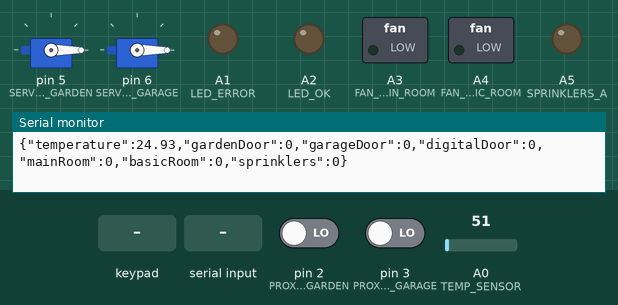
This sketch was run on a simulated Arduino Nano, built with avr-gcc and run on an emulated ATmega328P. On the bench: 2 × servo, switched loads named in the sketch (green lamp = pin HIGH), output pins drawn as LEDs (lit = HIGH), the last lines printed to the serial monitor. The inputs (shaded band) are chosen by the test bench; at power-on: pin 2 (PROXIMITY_DOOR_GARDEN) LOW, pin 3 (PROXIMITY_DOOR_GARAGE) LOW, A0 (TEMP_SENSOR) = 51.

Above: at 1.2 s.
1.3 s: keypad keys 1 0 1 1 1 2 1 3 pressed 0.4 s apart
At 5.7 s:
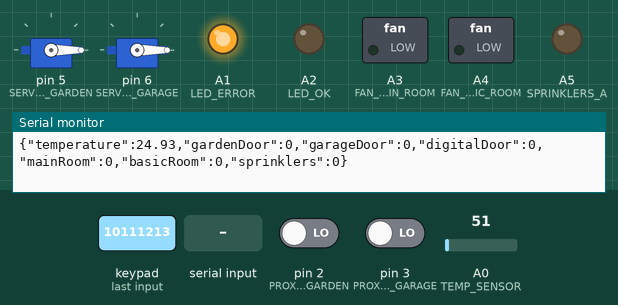
6.0 s: pin 2 (PROXIMITY_DOOR_GARDEN) driven HIGH
At 7.4 s:
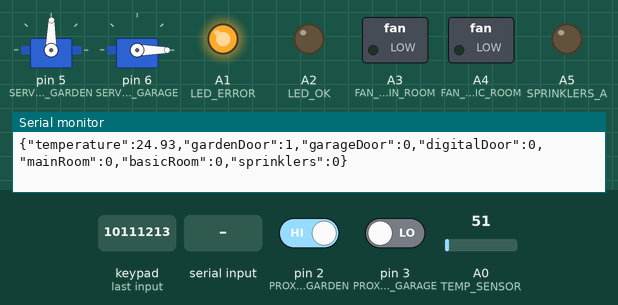
7.7 s: pin 3 (PROXIMITY_DOOR_GARAGE) driven HIGH
At 9.1 s:
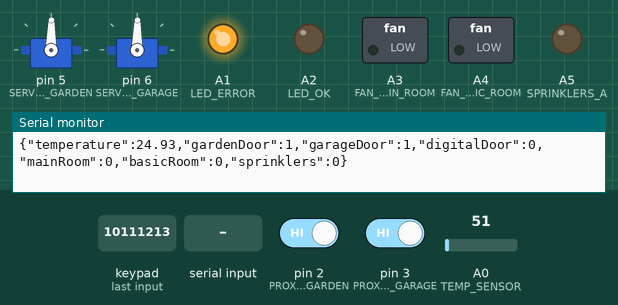
9.4 s: "A" received over Serial
At 10.3 s:
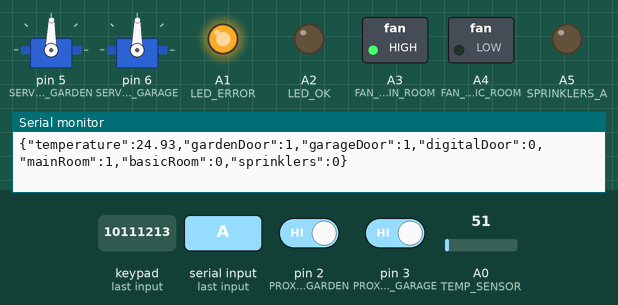
10.9 s: key '7' pressed
At 11.5 s:
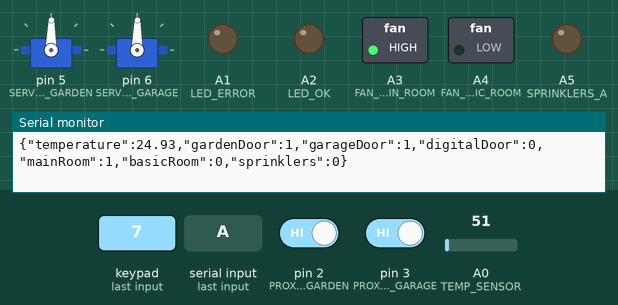
12.4 s: pin 2 (PROXIMITY_DOOR_GARDEN) driven LOW
Timing chart, 0 to 15.0 s (numbered marks = the images above; inputs shaded):
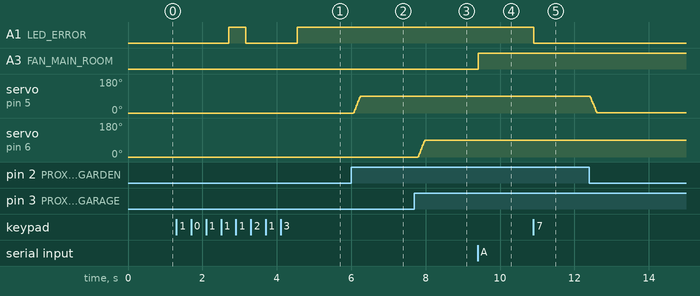

The sketch:

arduino-code.ino
```cpp
#include <Servo.h>
#include <Keypad.h>


//CONFIGURACION DE KEYPAD PARA CONTRASENA
const byte ROWS = 4;
const byte COLS = 4;

char keys[ROWS][COLS]={
  {
    '7','8','9','A'
  },{
    '4','5','6','B'
  },{
    '1','2','3','C'
  },{
    '*','0','#','D'
  }
};

byte rowPins[ROWS]={4,7,8,9};
byte colPins[COLS]={10,11,12,13};

//CONTRASENIA
char Password[4];
int dir=0;

//INPUTS DEL ARDUINO
int TEMP_SENSOR = A0;
int PROXIMITY_DOOR_GARDEN = 2;
int PROXIMITY_DOOR_GARAGE = 3;
int SERVO_DOOR_GARDEN = 5;
int SERVO_DOOR_GARAGE = 6;
int FAN_MAIN_ROOM = A3;
int FAN_BASIC_ROOM = A4;
int SPRINKLERS_A = A5;
int SPRINKLERS_B = A6;
int SPRINKLERS_C = A7;

//VARIABLES DEL SERVO
Servo SERVO_GARDEN;
Servo SERVO_GARAGE;

//VARIABLES DEL KEYPAD
Keypad keypad = Keypad(makeKeymap(keys),rowPins,colPins,ROWS,COLS);

//DIRECCION DEL SERVO
int DIR_SERVO_GARDEN=0;
int DIR_SERVO_GARAGE=0;

//TEMPERATURA EN DECIMAL
float TEMPERATURE;

//ESTADO DE VENTILACION DE LOS CUARTOS
int STATE_FAN_MAIN_ROOM = 0;
int STATE_FAN_BASIC_ROOM = 0;

//LECTURA ANALOGA DE TEMPERATURA
int VAL_TEMP_SENSOR;
//LECTURA DIGITAL DE LOS SENSORES DE PROXIMIDAD
int VAL_PROXIMITY_DOOR_GARDEN;
int VAL_PROXIMITY_DOOR_GARAGE;

//LECTURA DE LA PUERTA CON CERROJO DIGITAL
int VAL_DIGITAL_DOOR=0;

//ALMACENAR EL ESTADO DE LOS ASPERSORES
int VAL_SPRINKLERS = 0;

//ALMACENA EL VALOR ANTERIOR DE TEMPERATURA
int PAST_TEMP_VALUE;

//LED OPCIONES
int LED_OK = A2;
int LED_ERROR = A1;


void setup() {
  Serial.begin(9600);
  pinMode(TEMP_SENSOR,INPUT); //DECLARAR COMO ENTRADA DE SENSOR DE TEMPERATURA
  pinMode(PROXIMITY_DOOR_GARDEN,INPUT); //DECLARAR COMO ENTRADA EL SENSOR DE PROXIMIDAD DE LA PUERTA UNO
  pinMode(PROXIMITY_DOOR_GARAGE,INPUT);  //DECLARAR COMO ENTRADA EL SENSOR DE PROXIMIDAD DE LA PUERTA DOS
  pinMode(SERVO_DOOR_GARDEN,OUTPUT);  //CONFIGURACION DE MODO DE SALIDA EN LOS PUERTOS DE LOS SERVOS
  pinMode(SERVO_DOOR_GARAGE,OUTPUT);
  pinMode(FAN_MAIN_ROOM,OUTPUT);  //CONFIGURACION DE LA SALIDA AL VENTILADOR DEL CUARTO PRINCIPAL
  pinMode(FAN_BASIC_ROOM,OUTPUT); //CONFIGURACION DE LA SALIDA AL VENTILADOR DEL CUARTO SECUNDARIO
  SERVO_GARDEN.attach(SERVO_DOOR_GARDEN); //SE CONFIGURA LA SALIDA DE LOS SERVO GARDEN Y GARAGE
  SERVO_GARAGE.attach(SERVO_DOOR_GARAGE);

    //CONFIGURACION DE SALIDAS DE LOS REGADEROS
  pinMode(SPRINKLERS_A,OUTPUT);
  pinMode(SPRINKLERS_B,OUTPUT);
  pinMode(SPRINKLERS_C,OUTPUT);

  SERVO_GARDEN.write(0); //SE ESTABLECEN LOS SERVOS EN DIRECCION 0
  SERVO_GARAGE.write(0);

  pinMode(LED_OK,OUTPUT);   //SE ESTABLECEN LOS LEDS DE ERROR Y CORRECTO
  pinMode(LED_ERROR,OUTPUT);
}

void loop() {
  VAL_TEMP_SENSOR = analogRead(TEMP_SENSOR); //SE OBTIENE EL VALOR ANALOGO DEL SENSOR
  VAL_PROXIMITY_DOOR_GARDEN = digitalRead(PROXIMITY_DOOR_GARDEN);   //SE OBTIENE EL VALOR DEL SENSOR DE PROXIMIDAD
  VAL_PROXIMITY_DOOR_GARAGE = digitalRead(PROXIMITY_DOOR_GARAGE);   //SE OBTIENE EL VALOR DEL SENSOR DE PROXIMIDAD
  evaluateDoorGarden(VAL_PROXIMITY_DOOR_GARDEN);    //SE LLAMA LA FUNCION DE EVALUAR LA PUERTA DEL PATIO INTERNO
  evaluateDoorGarage(VAL_PROXIMITY_DOOR_GARAGE);    //SE LLAMA LA FUNCION DE EVALUAR LA PUERTA DE LA COCHERA
  evaluateDigitalDoor();  //SE LLAMA LA FUNCION QUE EVALUARA TODO CON RESPECTO A LA PUERTA DE CERROJO DIGITAL
  getTemperature(VAL_TEMP_SENSOR);    //SE LLAMA LA FUNCION DE OBTENCION DE LA TEMPERATURA
  sendData();     //FUNCION PARA ENVIAR LOS DATOS DEL ARDUINO POR EL PUERTO SERIAL
}

//EVENTO SERIAL QUE COMUNICA CON LA WEB
void serialEvent(){
  int response = Serial.read();
  switch (response) {
  case 65:
    digitalWrite(FAN_MAIN_ROOM,HIGH);
    STATE_FAN_MAIN_ROOM = 1;
    break;
  case 66:
    digitalWrite(FAN_MAIN_ROOM,LOW);
    STATE_FAN_MAIN_ROOM = 0;
    break;
  case 67:
    digitalWrite(FAN_BASIC_ROOM,HIGH);
    STATE_FAN_BASIC_ROOM = 1;
    break;
  case 68:
    digitalWrite(FAN_BASIC_ROOM,LOW);
    STATE_FAN_BASIC_ROOM = 0;
    break;
  case 69:
    digitalWrite(SPRINKLERS_A,HIGH);
    digitalWrite(SPRINKLERS_B,HIGH);
    digitalWrite(SPRINKLERS_C,HIGH);
    VAL_SPRINKLERS = 1;
    break;
  case 70:
    digitalWrite(SPRINKLERS_A,LOW);
    digitalWrite(SPRINKLERS_B,LOW);
    digitalWrite(SPRINKLERS_C,LOW);
    VAL_SPRINKLERS = 0;
    break;
  default:
    break;
}
}

//FUNCION PARA EVALUAR LA PUERTA CON CERROJO DIGITAL
void evaluateDigitalDoor(){
  VAL_DIGITAL_DOOR = 0;
  char key = keypad.getKey();
  if(key){
    digitalWrite(LED_OK,LOW);
    digitalWrite(LED_ERROR,LOW);
    Password[dir]=key;
    dir+=1;
    if(dir==4){
      if(Password[0] == '1' && Password[1] == '2' && Password[2] == '3' && Password[3] == '4'){
        digitalWrite(LED_OK,HIGH);
        VAL_DIGITAL_DOOR = 1;
        dir=0;
      } else{
        digitalWrite(LED_ERROR,HIGH);
        dir=0;
        VAL_DIGITAL_DOOR = 2;
      }
    }
  };
}

//FUNCION QUE OBTIENE LA TEMPERATURA
void getTemperature(int val){
  TEMPERATURE = ((val / 1023.0) * 5000)/10;
  if(PAST_TEMP_VALUE != val){
    PAST_TEMP_VALUE = val;
  }
  return;
}


//FUNCION PARA EVALUAR EL ESTADO DE LA PUERTA DEL PATIO INTERNO
void evaluateDoorGarden(int val){
  if(val>0){
      while(DIR_SERVO_GARDEN < 90){
        SERVO_GARDEN.write(DIR_SERVO_GARDEN);
        DIR_SERVO_GARDEN+=1;
        delay(2);
      }
  } else{
    while(DIR_SERVO_GARDEN > 0){
        SERVO_GARDEN.write(DIR_SERVO_GARDEN);
        DIR_SERVO_GARDEN-=1;
        delay(2);
      }
  }
}

//FUNCION PARA EVALUAR EL ESTADO DE LA PUERTA DE LA COCHERA
void evaluateDoorGarage(int val){
  if(val>0){
      while(DIR_SERVO_GARAGE < 90){
        SERVO_GARAGE.write(DIR_SERVO_GARAGE);
        DIR_SERVO_GARAGE+=1;
        delay(2);
      }
  } else{
    while(DIR_SERVO_GARAGE > 0){
        SERVO_GARAGE.write(DIR_SERVO_GARAGE);
        DIR_SERVO_GARAGE-=1;
        delay(2);
      }
  }
}

//FUNCION PARA CREAR UN STRING CON FORMATO JSON PARA PODER DECODIFICARLO EN JAVASCRIPT POSTERIORMENTE
void sendData(){
  Serial.print("{"); //INICIO DEL JSON SSTRING

  //TEMPERATURA
  Serial.print("\"temperature\":");
  Serial.print(TEMPERATURE);

  //PUERTA PATIO INTERNO

  Serial.print(",");
  Serial.print("\"gardenDoor\":");
  Serial.print(VAL_PROXIMITY_DOOR_GARDEN);

  //PUERTA COCHERA

  Serial.print(",");
  Serial.print("\"garageDoor\":");
  Serial.print(VAL_PROXIMITY_DOOR_GARAGE);

  //CERROJO DIGITAL
  Serial.print(",");
  Serial.print("\"digitalDoor\":");
  Serial.print(VAL_DIGITAL_DOOR);

  //VENTILACION DE LOS CUARTOS
  Serial.print(",");
  Serial.print("\"mainRoom\":");
  Serial.print(STATE_FAN_MAIN_ROOM);

  Serial.print(",");
  Serial.print("\"basicRoom\":");
  Serial.print(STATE_FAN_BASIC_ROOM);

  //REGADEROS
  Serial.print(",");
  Serial.print("\"sprinklers\":");
  Serial.print(VAL_SPRINKLERS);

  //ENDING
  Serial.println("}");

  return;
}
```

Measured:
- after the input at 1.3 s, A1 (LED_ERROR): LOW → HIGH after 1.4 s, → LOW 0.46 s later, → HIGH 1.4 s later
- after the input at 6.0 s, servo on pin 5 (SERVO_DOOR_GARDEN): moves from 0° to 89° over 0.18 s, starting after 0.05 s
- after the input at 7.7 s, servo on pin 6 (SERVO_DOOR_GARAGE): moves from 0° to 89° over 0.18 s, starting after 0.09 s
- after the input at 9.4 s, A3 (FAN_MAIN_ROOM): LOW → HIGH at once
- after the input at 10.9 s, A1 (LED_ERROR): HIGH → LOW at once
